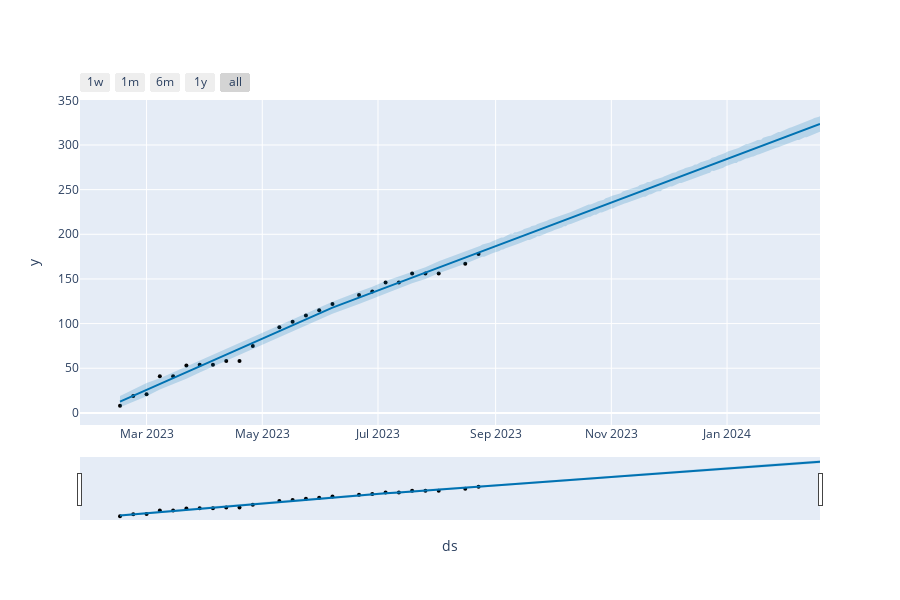

The code cell stored with this chart in its notebook:
### Code cell
from prophet import Prophet
import pandas as pd
import plotly as py
from prophet.plot import plot_plotly
import plotly.offline as pyo
import os
notebook_path = os.path.abspath("Notebook.ipynb")



# df = pd.read_csv('./s.csv')
# df = pd.read_csv(os.path.join(os.path.dirname(notebook_path), "./s.csv"))
df = pd.read_csv('/app/s.csv')
# Prophet では予測する列を y、日付データを ds とすることに注意して、Close を予測するモデルを作成してみます。
data = df.reset_index().rename(columns={'Sprint終了日': 'ds', '累計ポイント': 'y'}) 


m = Prophet()
m.fit(data)

future = m.make_future_dataframe(periods=180)
# future.tail()
forecast = m.predict(future)
fig1 = m.plot(forecast)

fig1 = plot_plotly(m, forecast)
pyo.iplot(fig1)

### Figure 1 — Plotly figure (JSON) as saved in the notebook; plotly's stock layout.template omitted (floating-point values rounded to 4 significant figures; data arrays with more than 128 entries replaced by an {"elided": "..."} marker saying what was removed)
{"data": [{"marker": {"color": "black", "size": 4}, "mode": "markers", "name": "Actual", "type": "scatter", "x": ["2023-02-15T00:00:00", "2023-02-22T00:00:00", "2023-03-01T00:00:00", "2023-03-08T00:00:00", "2023-03-15T00:00:00", "2023-03-22T00:00:00", "2023-03-29T00:00:00", "2023-04-05T00:00:00", "2023-04-12T00:00:00", "2023-04-19T00:00:00", "2023-04-26T00:00:00", "2023-05-10T00:00:00", "2023-05-17T00:00:00", "2023-05-24T00:00:00", "2023-05-31T00:00:00", "2023-06-07T00:00:00", "2023-06-21T00:00:00", "2023-06-28T00:00:00", "2023-07-05T00:00:00", "2023-07-12T00:00:00", "2023-07-19T00:00:00", "2023-07-26T00:00:00", "2023-08-02T00:00:00", "2023-08-16T00:00:00", "2023-08-23T00:00:00"], "y": [8, 19, 21, 41, 41, 53, 54, 54, 58, 58, 75, 96, 102, 109, 115, 122, 132, 136, 146, 146, 156, 156, 156, 167, 178]}, {"hoverinfo": "skip", "line": {"width": 0}, "mode": "lines", "type": "scatter", "x": {"elided": "205 str values"}, "y": {"elided": "205 float values"}}, {"fill": "tonexty", "fillcolor": "rgba(0, 114, 178, 0.2)", "line": {"color": "#0072B2", "width": 2}, "mode": "lines", "name": "Predicted", "type": "scatter", "x": {"elided": "205 str values"}, "y": {"elided": "205 float values"}}, {"fill": "tonexty", "fillcolor": "rgba(0, 114, 178, 0.2)", "hoverinfo": "skip", "line": {"width": 0}, "mode": "lines", "type": "scatter", "x": {"elided": "205 str values"}, "y": {"elided": "205 float values"}}], "layout": {"height": 600, "showlegend": false, "width": 900, "xaxis": {"rangeselector": {"buttons": [{"count": 7, "label": "1w", "step": "day", "stepmode": "backward"}, {"count": 1, "label": "1m", "step": "month", "stepmode": "backward"}, {"count": 6, "label": "6m", "step": "month", "stepmode": "backward"}, {"count": 1, "label": "1y", "step": "year", "stepmode": "backward"}, {"step": "all"}]}, "rangeslider": {"visible": true}, "title": {"text": "ds"}, "type": "date"}, "yaxis": {"title": {"text": "y"}}}}
